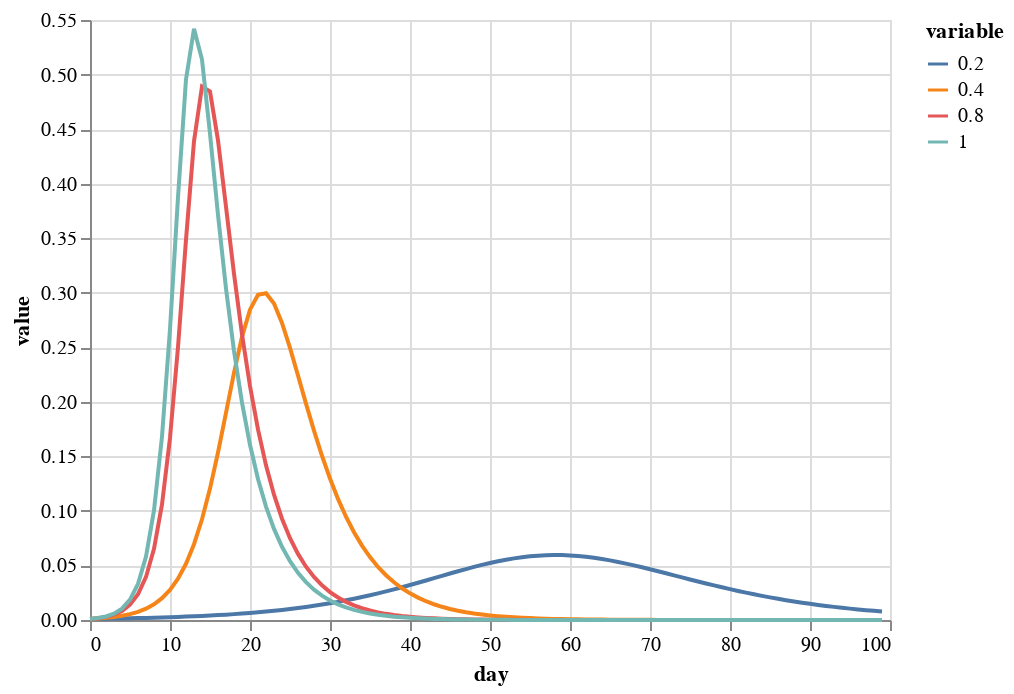

Notebook code for this chart:
### Code cell
alt.Chart(infections.melt(id_vars='day')).mark_line().encode(
    x = 'day:Q',
    y = 'value:Q',
    color = 'variable:N'
)

### Figure 1 — Vega-Lite specification as saved in the notebook (floating-point values rounded to 4 significant figures; data arrays with more than 128 entries replaced by an {"elided": "..."} marker saying what was removed)
{"config": {"view": {"continuousWidth": 400, "continuousHeight": 300}}, "data": {"name": "data-4d9d61a9894e3e4c934e7acfa9938314"}, "mark": "line", "encoding": {"color": {"type": "nominal", "field": "variable"}, "x": {"type": "quantitative", "field": "day"}, "y": {"type": "quantitative", "field": "value"}}, "$schema": "https://vega.github.io/schema/vega-lite/v4.8.1.json", "datasets": {"data-4d9d61a9894e3e4c934e7acfa9938314": {"elided": "400 records"}}}
